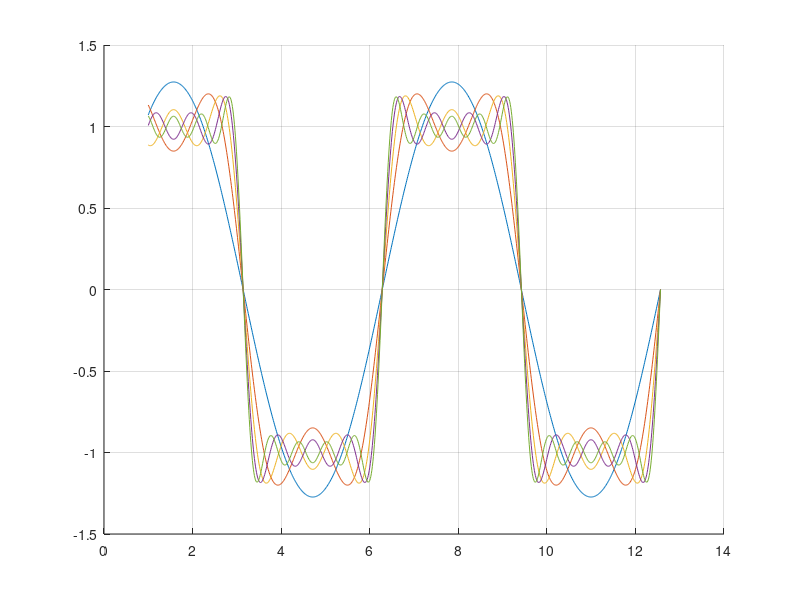
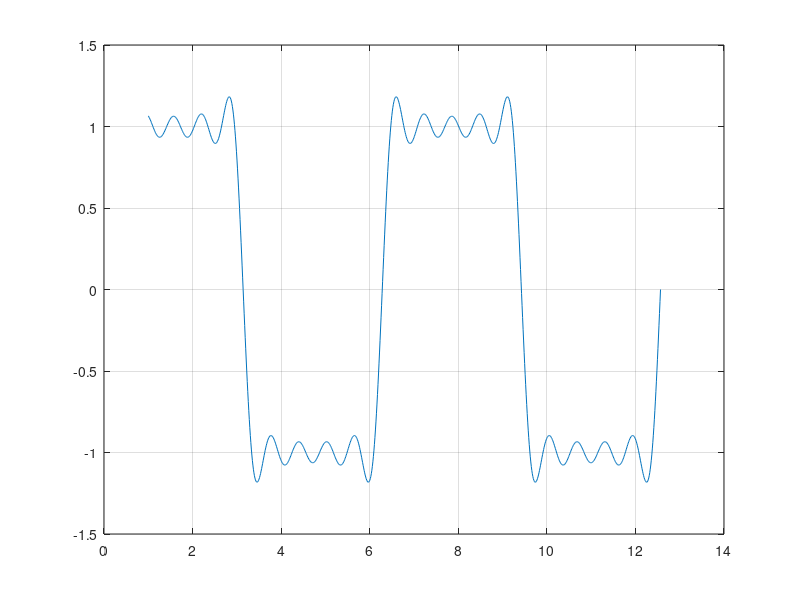

Here is the MATLAB script that generated these plots, in order:
clc;
clear all;
close all;

T = 2*pi;
W0 = (2*pi)/T;
t = linspace(1,4*pi,1000);
N = 10;

sq_wave = zeros(1,length(t));
grid on;
figure(1)
for n = 1:N
    if mod(n,2) == 1
    sq_wave = sq_wave + ((4/pi)*(sin(n*W0*t)/n));
    hold on;
    plot(t,sq_wave);
    end
end

figure(4)
plot(t,sq_wave);
grid on;
